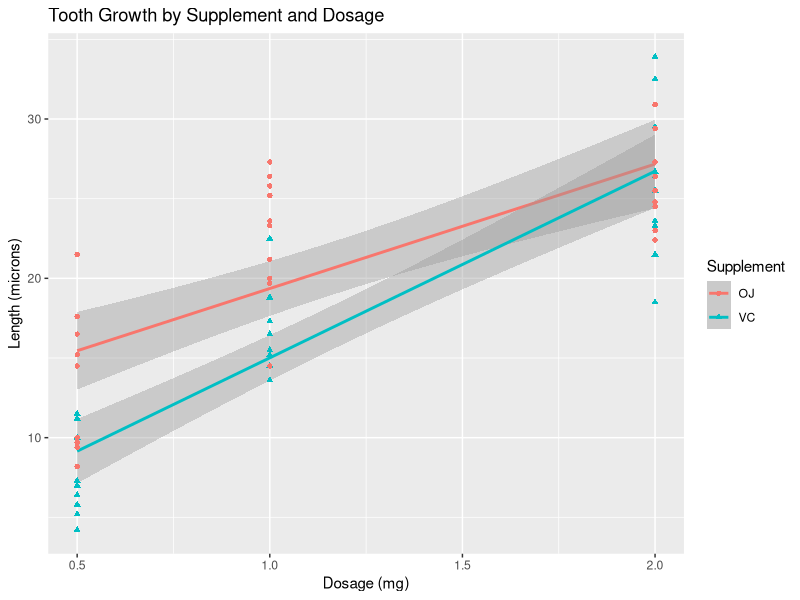

Reproduce this figure in R.
## ---- chunk 1
data(ToothGrowth)
library(ggplot2)
library(knitr)
str(ToothGrowth)
kable(table(ToothGrowth$dose,ToothGrowth$supp))
summary(ToothGrowth$len)
## ---- chunk 2
qplot(x = ToothGrowth$dose, y=ToothGrowth$len,geom = "smooth", 
      method="lm", 
      colour=ToothGrowth$supp, 
      main="Tooth Growth by Supplement and Dosage",
      xlab="Dosage (mg)",
      ylab="Length (microns)") + 
  scale_colour_discrete(name="Supplement") +
  scale_shape_discrete(name="Supplement") +
  geom_point(aes(shape=ToothGrowth$supp))
